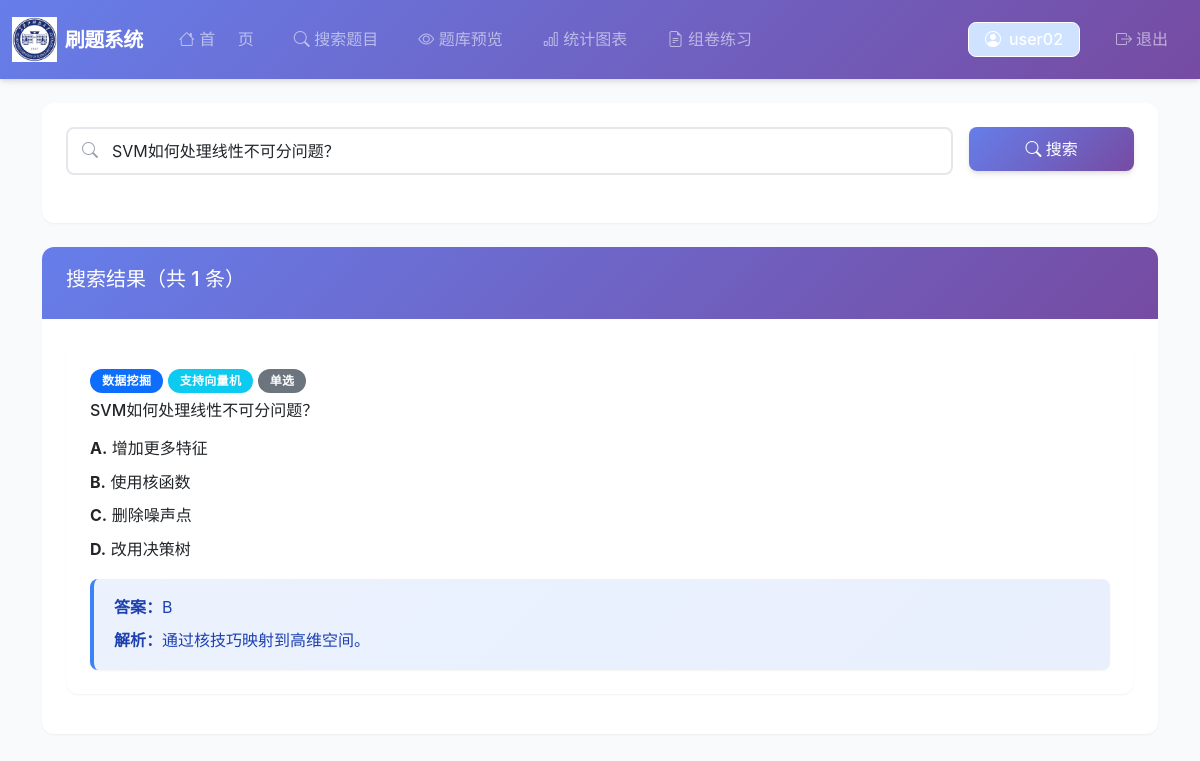
Screenshot of /user/search.php?keyword=SVM如何处理线性不可分问题？ (signed in) with the database file from the repository.
### tables this page shows
CREATE TABLE IF NOT EXISTS questions (
                                         id INT PRIMARY KEY AUTO_INCREMENT COMMENT '题目ID，主键，自增',
                                         bank_id INT NOT NULL COMMENT '所属题库ID',
                                         chapter_id INT NOT NULL COMMENT '所属章节ID',
                                         title TEXT NOT NULL COMMENT '题目内容，非空',
                                         type ENUM('single', 'multiple', 'fill', 'essay') NOT NULL COMMENT '题目类型：single(单选题)/multiple(多选题)/fill(填空题)/essay(简答题)',
    answer JSON NOT NULL COMMENT '正确答案，JSON格式存储',
    analysis TEXT COMMENT '题目解析',
    created_at TIMESTAMP DEFAULT CURRENT_TIMESTAMP COMMENT '创建时间，默认当前时间戳',
    FOREIGN KEY (bank_id) REFERENCES question_banks(id) ON DELETE CASCADE,
    FOREIGN KEY (chapter_id) REFERENCES chapters(id) ON DELETE CASCADE,
    INDEX idx_bank_id (bank_id),
    INDEX idx_chapter_id (chapter_id),
    INDEX idx_type (type)
    );

CREATE TABLE IF NOT EXISTS question_banks (
                                              id INT PRIMARY KEY AUTO_INCREMENT COMMENT '题库ID，主键，自增',
                                              name VARCHAR(100) NOT NULL COMMENT '题库名称，非空',
    description TEXT COMMENT '题库描述',
    created_at TIMESTAMP DEFAULT CURRENT_TIMESTAMP COMMENT '创建时间，默认当前时间戳'
    );

CREATE TABLE IF NOT EXISTS chapters (
                                        id INT PRIMARY KEY AUTO_INCREMENT COMMENT '章节ID，主键，自增',
                                        bank_id INT NOT NULL COMMENT '所属题库ID',
                                        chapter_name VARCHAR(100) NOT NULL COMMENT '章节名称，非空',
    sort_order INT DEFAULT 0 COMMENT '排序顺序，默认0',
    created_at TIMESTAMP DEFAULT CURRENT_TIMESTAMP COMMENT '创建时间，默认当前时间戳',
    FOREIGN KEY (bank_id) REFERENCES question_banks(id) ON DELETE CASCADE,
    INDEX idx_bank_id (bank_id)
    );

CREATE TABLE IF NOT EXISTS options (
                                       id INT PRIMARY KEY AUTO_INCREMENT COMMENT '选项ID，主键，自增',
                                       question_id INT NOT NULL COMMENT '所属题目ID',
                                       option_label VARCHAR(10) NOT NULL COMMENT '选项标签，如A、B、C、D',
    option_text TEXT NOT NULL COMMENT '选项内容，非空',
    sort_order INT DEFAULT 0 COMMENT '排序顺序，默认0',
    FOREIGN KEY (question_id) REFERENCES questions(id) ON DELETE CASCADE,
    INDEX idx_question_id (question_id)
    );

### user/search.php (the view, shortened to what this page needs)
<?php
$pdo = getDB();
$keyword = $_GET['keyword'] ?? '';
$results = [];
if (!empty($keyword)) {
    $keyword = '%' . $keyword . '%';
    $stmt = $pdo->prepare("
        SELECT q.*, qb.name as bank_name, c.chapter_name
        FROM questions q
        LEFT JOIN question_banks qb ON qb.id = q.bank_id
        LEFT JOIN chapters c ON c.id = q.chapter_id
        WHERE q.title LIKE ?
        ORDER BY q.id DESC
        LIMIT 100
    ");
    $stmt->execute([$keyword]);
    $results = $stmt->fetchAll();
    foreach ($results as &$q) {
        $stmt = $pdo->prepare("SELECT * FROM options WHERE question_id = ? ORDER BY sort_order");
        $stmt->execute([$q['id']]);
        $q['options'] = $stmt->fetchAll();
    }
}
?>
<?php include '../includes/header.php'; ?>
<?php include 'includes/navbar.php'; ?>
<div class="container">
    <div class="card mb-4">
        <div class="card-body">
            <form method="GET" class="row g-3">
                <div class="col-md-10">
                    <div class="search-box">
                        <i class="bi bi-search"></i>
                        <input type="text" class="form-control" name="keyword" value="<?php echo htmlspecialchars($_GET['keyword'] ?? ''); ?>" placeholder="输入关键词搜索题目..." autofocus>
                    </div>
                </div>
                <div class="col-md-2">
                    <button type="submit" class="btn btn-primary w-100">
                        <i class="bi bi-search"></i> 搜索
                    </button>
                </div>
            </form>
        </div>
    </div>
    <?php if (!empty($keyword) && empty($results)): ?>
        <div class="card">
            <div class="card-body text-center text-muted py-5">
                <i class="bi bi-search" style="font-size: 3rem;"></i>
                <p class="mt-3">未找到相关题目</p>
            </div>
        </div>
    <?php elseif (!empty($results)): ?>
        <div class="card">
            <div class="card-header">
                <h5>搜索结果（共 <?php echo count($results); ?> 条）</h5>
            </div>
            <div class="card-body">
                <?php foreach ($results as $q): ?>
                    <div class="card mb-3">
                        <div class="card-body">
                            <div class="d-flex justify-content-between mb-2">
                                <div>
                                    <span class="badge bg-primary"><?php echo htmlspecialchars($q['bank_name']); ?></span>
                                    <span class="badge bg-info"><?php echo htmlspecialchars($q['chapter_name']); ?></span>
                                    <?php
                                    $typeNames = ['single' => '单选', 'multiple' => '多选', 'fill' => '填空', 'essay' => '论述'];
                                    echo '<span class="badge bg-secondary">' . ($typeNames[$q['type']] ?? $q['type']) . '</span>';
                                    ?>
                                </div>
                            </div>
                            <h6 class="mb-3"><?php echo htmlspecialchars($q['title']); ?></h6>
                            <?php if (!empty($q['options'])): ?>
                                <div class="mb-3">
                                    <?php foreach ($q['options'] as $opt): ?>
                                        <div class="mb-2">
                                            <strong><?php echo htmlspecialchars($opt['option_label']); ?>.</strong>
                                            <?php echo htmlspecialchars($opt['option_text']); ?>
                                        </div>
                                    <?php endforeach; ?>
                                </div>
                            <?php endif; ?>
                            <div class="alert alert-info mb-0">
                                <strong>答案：</strong><?php echo is_array($q['answer']) ? implode(', ', $q['answer']) : $q['answer']; ?>
                                <?php if ($q['analysis']): ?>
                                    <div class="mt-2"><strong>解析：</strong><?php echo htmlspecialchars($q['analysis']); ?></div>
                                <?php endif; ?>
                            </div>
                        </div>
                    </div>
                <?php endforeach; ?>
            </div>
        </div>
    <?php endif; ?>
</div>
<?php include '../includes/footer.php'; ?>

### assets/css/style.css (style rules this page uses)
:root { --primary-color: #6366f1; --primary-dark: #4f46e5; --primary-light: #818cf8; --primary-gradient: linear-gradient(135deg, #667eea 0%, #764ba2 100%); --primary-gradient-light: linear-gradient(135deg, #818cf8 0%, #a78bfa 100%); --success-color: #10b981; --danger-color: #ef4444; --warning-color: #f59e0b; --info-color: #3b82f6; --text-primary: #1f2937; --text-secondary: #6b7280; --text-light: #9ca3af; --bg-primary: #ffffff; --bg-secondary: #f9fafb; --bg-tertiary: #f3f4f6; --border-color: #e5e7eb; --border-radius: 12px; --border-radius-sm: 8px; --border-radius-lg: 16px; --shadow-sm: 0 1px 2px 0 rgba(0, 0, 0, 0.05); --shadow-md: 0 4px 6px -1px rgba(0, 0, 0, 0.1), 0 2px 4px -1px rgba(0, 0, 0, 0.06); --shadow-lg: 0 10px 15px -3px rgba(0, 0, 0, 0.1), 0 4px 6px -2px rgba(0, 0, 0, 0.05); --shadow-xl: 0 20px 25px -5px rgba(0, 0, 0, 0.1), 0 10px 10px -5px rgba(0, 0, 0, 0.04); --transition: all 0.3s cubic-bezier(0.4, 0, 0.2, 1); }
* { margin: 0; padding: 0; box-sizing: border-box; }
body { font-family: -apple-system, BlinkMacSystemFont, 'Segoe UI', 'PingFang SC', 'Hiragino Sans GB', 'Microsoft YaHei', Roboto, 'Helvetica Neue', Arial, sans-serif; color: var(--text-primary); background: var(--bg-secondary); line-height: 1.6; -webkit-font-smoothing: antialiased; -moz-osx-font-smoothing: grayscale; }
.btn { border-radius: var(--border-radius-sm); padding: 10px 24px; font-weight: 500; transition: var(--transition); border: none; cursor: pointer; position: relative; overflow: hidden; }
.btn::before { content: ''; position: absolute; top: 50%; left: 50%; width: 0; height: 0; border-radius: 50%; background: rgba(255, 255, 255, 0.3); transform: translate(-50%, -50%); transition: width 0.6s, height 0.6s; }
.btn-primary { background: var(--primary-gradient); color: white; box-shadow: var(--shadow-md); }
.card { background: var(--bg-primary); border: none; border-radius: var(--border-radius); box-shadow: var(--shadow-sm); margin-bottom: 24px; transition: var(--transition); overflow: hidden; }
.card-header { background: var(--primary-gradient); color: white; border-radius: 0; padding: 20px 24px; font-weight: 600; font-size: 16px; border: none; }
.card-body { padding: 24px; }
.form-control, .form-select { border: 2px solid var(--border-color); border-radius: var(--border-radius-sm); padding: 10px 16px; transition: var(--transition); background: var(--bg-primary); }
.search-box { position: relative; margin-bottom: 24px; }
.search-box input { padding-left: 44px; }
.search-box i { position: absolute; left: 16px; top: 50%; transform: translateY(-50%); color: var(--text-light); }
.badge { padding: 6px 12px; border-radius: 20px; font-weight: 600; font-size: 12px; letter-spacing: 0.3px; }
.alert { border-radius: var(--border-radius-sm); border: none; padding: 16px 20px; box-shadow: var(--shadow-sm); }
.alert-info { background: linear-gradient(135deg, rgba(59, 130, 246, 0.1) 0%, rgba(37, 99, 235, 0.1) 100%); color: #1e40af; border-left: 4px solid var(--info-color); }
html { scroll-behavior: smooth; }

### rows the page displays
questions: bank.name "数据挖掘", chapter.chapter_name "支持向量机", type "单选", title "SVM如何处理线性不可分问题？", answer "B", analysis "通过核技巧映射到高维空间。"
options: option_label "A", option_text "增加更多特征"
options: option_label "B", option_text "使用核函数"
options: option_label "C", option_text "删除噪声点"
options: option_label "D", option_text "改用决策树"

### other values shown
$_SESSION['username'] "user02"
count($results) "1"
